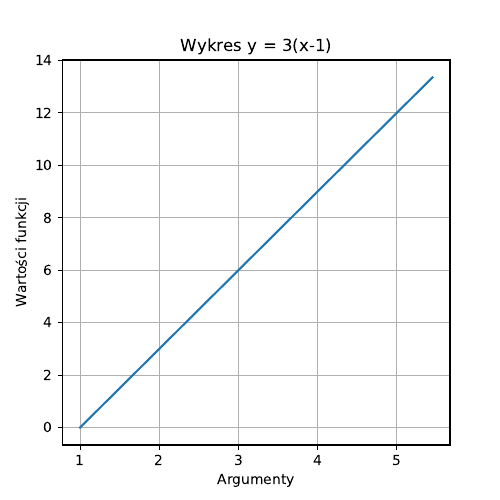

Write Python code to recreate this figure.
import matplotlib.pyplot as plt
import numpy as np
from matplotlib.backends.backend_pdf import PdfPages

def poly(x,n):
    i=1
    polynomial = 3
    while i <= n:
        polynomial = polynomial * (x-i) 
        i=i+1
    return polynomial

x = np.arange(1,5.5,0.05)
plt.plot(x,[poly(x0,1) for x0 in x],label = "y = 3(x-1)")
plt.plot(x,[poly(x0,2) for x0 in x],label = "y = 3(x-1)(x-2)")
plt.plot(x,[poly(x0,3) for x0 in x],label = "y = 3(x-1)(x-2)(x-3)")
plt.plot(x,[poly(x0,4) for x0 in x],label = "y = 3(x-1)(x-2)(x-3)(x-4)")
plt.plot(x,[poly(x0,5) for x0 in x],label = "y = 3(x-1)(x-2)(x-3)(x-4)(x-5)")
plt.legend()
plt.title("Wykresy funkcji wielomianowych")
plt.xlabel("Argumenty")
plt.ylabel("Wartości funkcji")
plt.grid()
plt.show()


with PdfPages('polyplot.pdf') as pdf:
    size = (5,5)
    plt.figure(figsize = size)
    plt.plot(x,[poly(x0,1) for x0 in x])
    plt.title("Wykres y = 3(x-1)")
    plt.xlabel("Argumenty")
    plt.ylabel("Wartości funkcji")
    plt.grid()
    pdf.savefig()
    plt.close()

    plt.figure(figsize = size)
    plt.plot(x,[poly(x0,2) for x0 in x])
    plt.title("Wykres y = 3(x-1)(x-2)")
    plt.xlabel("Argumenty")
    plt.ylabel("Wartości funkcji")
    plt.grid()
    pdf.savefig()
    plt.close()

    plt.figure(figsize = size)
    plt.plot(x,[poly(x0,3) for x0 in x])
    plt.title("Wykres y = 3(x-1)(x-2)(x-3)")
    plt.xlabel("Argumenty")
    plt.ylabel("Wartości funkcji")
    plt.grid()
    pdf.savefig()
    plt.close()

    plt.figure(figsize = size)
    plt.plot(x,[poly(x0,4) for x0 in x])
    plt.title("Wykres y = 3(x-1)(x-2)(x-3)(x-4)")
    plt.xlabel("Argumenty")
    plt.ylabel("Wartości funkcji")
    plt.grid()
    pdf.savefig()
    plt.close()

    plt.figure(figsize = size)
    plt.plot(x,[poly(x0,5) for x0 in x])
    plt.title("Wykres y = 3(x-1)(x-2)(x-3)(x-4)(x-5)")
    plt.xlabel("Argumenty")
    plt.ylabel("Wartości funkcji")
    plt.grid()
    pdf.savefig()
    plt.close()